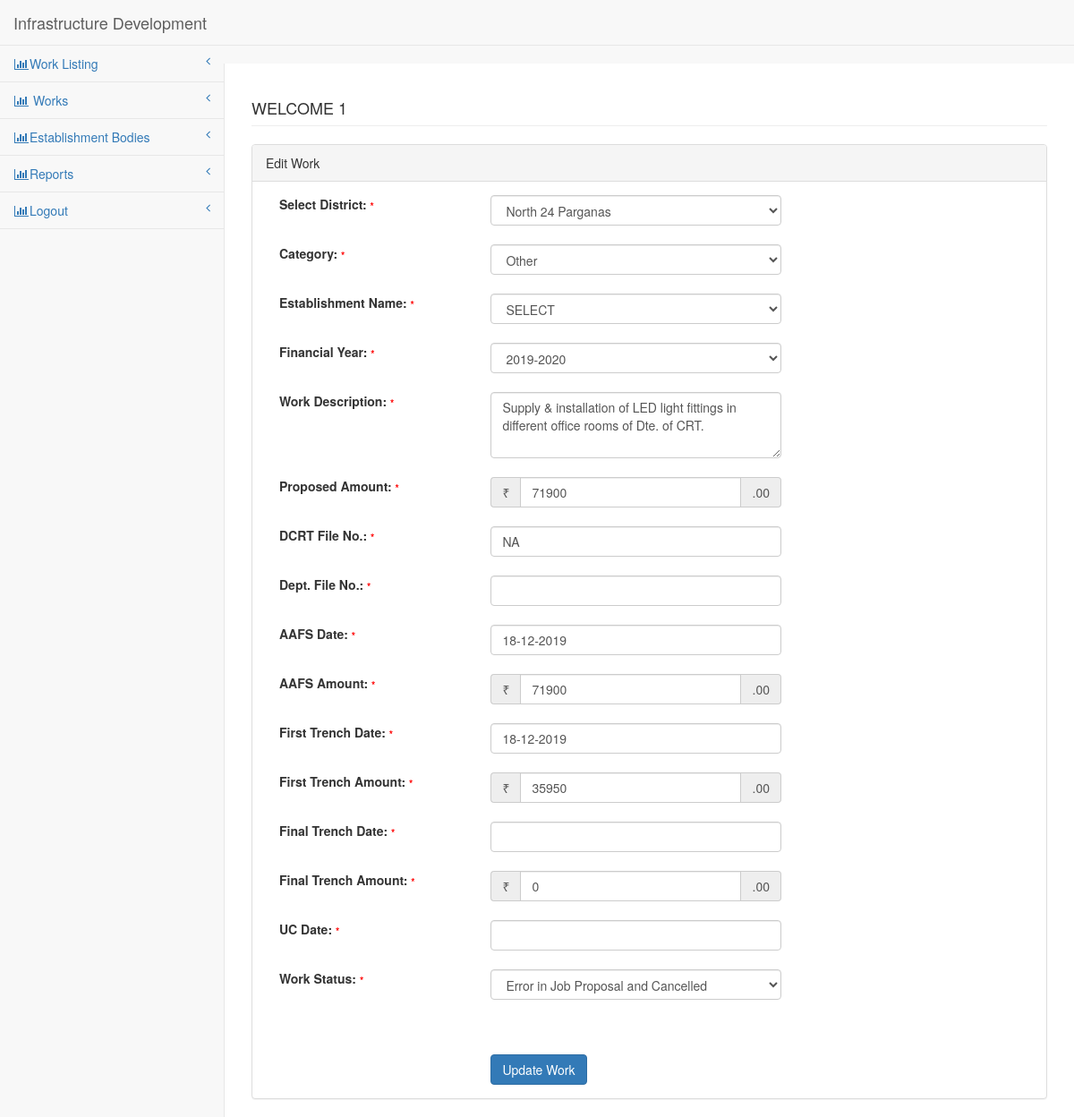
The page /pages/edit-work.php?jid=job_10 (signed in) on the database its author committed.
### tables this page shows
CREATE TABLE `other_est_details` (
  `est_id` varchar(8) NOT NULL,
  `district` varchar(25) NOT NULL,
  `est_name` varchar(255) NOT NULL
);

CREATE TABLE `dcpu_details` (
  `dcpu_id` varchar(8) NOT NULL,
  `district` varchar(25) NOT NULL,
  `dcpu_name` varchar(25) NOT NULL
);

CREATE TABLE `est_fund_details` (
  `job_id` varchar(17) NOT NULL,
  `est_id` varchar(15) NOT NULL,
  `category` varchar(10) NOT NULL,
  `fin_year` varchar(9) DEFAULT NULL,
  `work_desc` varchar(255) NOT NULL,
  `prop_amnt` double DEFAULT NULL,
  `dcrt_file_no` varchar(25) DEFAULT NULL,
  `dept_file_no` varchar(25) DEFAULT NULL,
  `aafs_date` date DEFAULT NULL,
  `aafs_amnt` double DEFAULT NULL,
  `first_trench_dt` date DEFAULT NULL,
  `first_trench_amnt` double DEFAULT NULL,
  `final_trench_dt` date DEFAULT NULL,
  `final_trench_amnt` double DEFAULT NULL,
  `uc_date` date DEFAULT NULL,
  `work_status_id` varchar(15) NOT NULL
);

CREATE TABLE `work_status` (
  `work_id` varchar(15) NOT NULL,
  `work_status` varchar(255) NOT NULL
);

### config/DbFunction.php (called while the page is built, shortened)
<?php
class DbFunction{
	function get_est_details($est_id, $cat) {
		$db = Database::getInstance();
		$mysqli = $db->getConnection();
		switch ($cat) {
			case "other":
				$table = "other_est_details";
				$id = "est";
				break;
		}
		$query = "SELECT * FROM " . $table . " WHERE ".$id."_id='{$est_id}'";
		$stmt= $mysqli->query($query);
		return $stmt;
	}
	function get_districts() {
		$db = Database::getInstance();
		$mysqli = $db->getConnection();
		$query = "SELECT district FROM dcpu_details ORDER BY district ASC";
		$stmt= $mysqli->query($query);
		return $stmt;
	}
	function get_wrkstatuses() {
		$db = Database::getInstance();
		$mysqli = $db->getConnection();
		$query = "SELECT * FROM work_status ORDER BY work_id ASC";
		$stmt= $mysqli->query($query);
		return $stmt;
	}
	function get_job_details($job_id) {
		$db = Database::getInstance();
		$mysqli = $db->getConnection();
		$query = "SELECT * FROM est_fund_details WHERE job_id = '".$job_id."'";
		$stmt = $mysqli->query($query);
		return $stmt;
	}
}
?>

### pages/edit-work.php (the view, shortened to what this page needs)
<?php
include('../config/DbFunction.php');
$obj=new DbFunction();
$job_id = $_GET["jid"];
$rs_job = $obj->get_job_details($job_id);
$res_job = $rs_job->fetch_object();
$rs_dist = $obj->get_districts();
$rs_e = $obj->get_est_details($res_job->est_id, $res_job->category);
$res_e = $rs_e->fetch_row();
$rs_sts = $obj->get_wrkstatuses();
?>
<!DOCTYPE html>
<html lang="en">
<head>
<link href="../bower_components/bootstrap/dist/css/bootstrap.min.css"
	rel="stylesheet">
<link href="../bower_components/metisMenu/dist/metisMenu.min.css"
	rel="stylesheet">
<link href="../dist/css/sb-admin-2.css" rel="stylesheet">
<link href="../bower_components/font-awesome/css/font-awesome.min.css" rel="stylesheet" type="text/css">
<link href="//code.jquery.com/ui/1.12.1/themes/base/jquery-ui.css" rel="stylesheet">
</head>
<body>
<form method="post" >
	<div id="wrapper">
		<?php include('leftbar.php')?>;
		<div id="page-wrapper">
			<div class="row">
				<div class="col-lg-12">
					<h4 class="page-header"> <?php echo strtoupper("welcome"." ".htmlentities($_SESSION['login']));?></h4>
				</div>
			</div>
			<div class="row">
				<div class="col-lg-12">
					<div class="panel panel-default">
						<div class="panel-heading">Edit Work</div>
						<div class="panel-body">
							<div class="row">
						 	<div class="col-lg-10">
								<div class="form-group">
									<div class="col-lg-4">
					 					<label>Select District: <span id="" style="font-size:11px;color:red">*</span></label>
									</div>
									<div class="col-lg-6">
										<select class="form-control" name="district" id="district" required >
											<?php while($res=$rs_dist->fetch_object()){	?>
                        					<option VALUE="<?php echo htmlentities($res->district);?>" <?php if($res->district == $res_e[1]) echo "selected" ?>><?php echo htmlentities($res->district)?></option>
											<?php }?>
										</select>
									</div>
								</div>
								<br><br>
								<div class="form-group">
									<div class="col-lg-4">
										<label>Category: <span id="" style="font-size:11px;color:red">*</span></label>
									</div>
									<div class="col-lg-6">
											<select class="form-control" name="category" id="category" onchange="getEstList()" required >
											<option VALUE="other">Other</option>
										</select>
									</div>
	 							</div>
								<br><br>
								<div class="form-group">
									<div class="col-lg-4">
										<label>Establishment Name: <span id="" style="font-size:11px;color:red">*</span></label>
									</div>
									<div class="col-lg-6">
										<select class="form-control" name="estname" id="estname" required >
											<option VALUE="">SELECT</option>
										</select>
									</div>
	 							</div>
								<br><br>
								<div class="form-group">
									<div class="col-lg-4">
										<label>Financial Year: <span id="" style="font-size:11px;color:red">*</span></label>
									</div>
									<div class="col-lg-6">
										<select class="form-control" name="finyear" id="finyear" required>
											<option VALUE="">SELECT</option>
										</select>
									</div>
	 							</div>
								<br><br>
								<div class="form-group">
									<div class="col-lg-4">
										<label>Work Description: <span id="" style="font-size:11px;color:red">*</span></label>
									</div>
									<div class="col-lg-6">
										<textarea class="form-control" rows="3" name="wrkdesc" id="wrkdesc" required><?php echo htmlentities($res_job->work_desc);?></textarea>
									</div>
	 							</div>
								<br><br>
								<br><br>
								<div class="form-group">
									<div class="col-lg-4">
										<label>Proposed Amount: <span id="" style="font-size:11px;color:red">*</span></label>
									</div>
									<div class="col-lg-6">
										<div class="form-group input-group">
											<span class="input-group-addon">₹</span>
											<input name="propamnt" id="propamnt" class="form-control" required value="<?php echo htmlentities($res_job->prop_amnt);?>" >
											<span class="input-group-addon">.00</span>
										</div>
									</div>
	 							</div>
								<br><br>
								<div class="form-group">
									<div class="col-lg-4">
										<label>DCRT File No.: <span id="" style="font-size:11px;color:red">*</span></label>
									</div>
									<div class="col-lg-6">
										<input class="form-control" name="dcrtno" id="dcrtno" required value="<?php echo htmlentities($res_job->dcrt_file_no);?>">
									</div>
	 							</div>
								<br><br>
								<div class="form-group">
									<div class="col-lg-4">
										<label>Dept. File No.: <span id="" style="font-size:11px;color:red">*</span></label>
									</div>
									<div class="col-lg-6">
										<input class="form-control" name="deptno" id="deptno" value="<?php echo htmlentities($res_job->dept_file_no);?>" >
									</div>
	 							</div>
								<br><br>
								<div class="form-group">
									<div class="col-lg-4">
										<label>AAFS Date: <span id="" style="font-size:11px;color:red">*</span></label>
									</div>
									<div class="col-lg-6">
										<input class="form-control" name="aafsdate" id="aafsdate" value="<?php echo ($res_job->aafs_date == NULL || $res_job->aafs_date == '') ? '' : htmlentities(date('d-m-Y', strtotime($res_job->aafs_date)));?>">
									</div>
								 </div>
								<br><br>
								<div class="form-group">
									<div class="col-lg-4">
										<label>AAFS Amount: <span id="" style="font-size:11px;color:red">*</span></label>
									</div>
									<div class="col-lg-6">
										<div class="form-group input-group">
											<span class="input-group-addon">₹</span>
											<input name="aafsamnt" id="aafsamnt" class="form-control" value="<?php echo htmlentities($res_job->aafs_amnt);?>" >
											<span class="input-group-addon">.00</span>
										</div>
									</div>
								 </div>
								<br><br>
								<div class="form-group">
									<div class="col-lg-4">
										<label>First Trench Date: <span id="" style="font-size:11px;color:red">*</span></label>
									</div>
									<div class="col-lg-6">
										<input class="form-control" name="ftrdate" id="ftrdate" value="<?php echo ($res_job->first_trench_dt==''|| $res_job->first_trench_dt==NULL) ? '' : htmlentities(date('d-m-Y', strtotime($res_job->first_trench_dt)));?>" >
									</div>
								 </div>
								<br><br>
								<div class="form-group">
									<div class="col-lg-4">
										<label>First Trench Amount: <span id="" style="font-size:11px;color:red">*</span></label>
									</div>
									<div class="col-lg-6">
										<div class="form-group input-group">
											<span class="input-group-addon">₹</span>
											<input name="ftramnt" id="ftramnt" class="form-control" value="<?php echo htmlentities($res_job->first_trench_amnt);?>" >
											<span class="input-group-addon">.00</span>
										</div>
									</div>
	 							</div>
								<br><br>
								<div class="form-group">
									<div class="col-lg-4">
										<label>Final Trench Date: <span id="" style="font-size:11px;color:red">*</span></label>
									</div>
									<div class="col-lg-6">
										<input class="form-control" name="fntrdate" id="fntrdate" value="<?php echo ($res_job->final_trench_dt == NULL || $res_job->final_trench_dt='') ? '' : htmlentities(date('d-m-Y', strtotime($res_job->final_trench_dt)));?>">
									</div>
								 </div>
								<br><br>
								<div class="form-group">
									<div class="col-lg-4">
										<label>Final Trench Amount: <span id="" style="font-size:11px;color:red">*</span></label>
									</div>
									<div class="col-lg-6">
										<div class="form-group input-group">
											<span class="input-group-addon">₹</span>
											<input name="fntramnt" id="fntramnt" class="form-control" value="<?php echo htmlentities($res_job->final_trench_amnt);?>">
											<span class="input-group-addon">.00</span>
										</div>
									</div>
	 							</div>
								<br><br>
								<div class="form-group">
									<div class="col-lg-4">
										<label>UC Date: <span id="" style="font-size:11px;color:red">*</span></label>
									</div>
									<div class="col-lg-6">
										<input class="form-control" name="ucdate" id="ucdate" value="<?php echo ($res_job->uc_date == NULL || $res_job->uc_date == '') ? '' : htmlentities(date('d-m-Y', strtotime($res_job->uc_date)));?>">
									</div>
								 </div>
								<br><br>
								<div class="form-group">
									<div class="col-lg-4">
										<label>Work Status: <span id="" style="font-size:11px;color:red">*</span></label>
									</div>
									<div class="col-lg-6">
										<select class="form-control" name="wrkstatus" id="wrkstatus" required="required">
											<?php while($res=$rs_sts->fetch_object()){?>
                        					<option VALUE="<?php echo htmlentities($res->work_id);?>" <?php if($res->work_id == $res_job->work_status_id) echo "selected"?>><?php echo htmlentities($res->work_status);?></option>
											<?php }?>
										</select>
									</div>
	 							</div>
								<br><br>
								<div class="form-group">
									<div class="col-lg-4">
									</div>
									<div class="col-lg-6"><br><br>
										<input type="submit" class="btn btn-primary" name="submit" value="Update Work"></button>
									</div>
								</div>
							</div>
						</div>
					</div>
				</div>
			</div>
		</div>
	</div>
</form>
</body>
</html>

### rows shown on the page
other_est_details: district "North 24 Parganas"
est_fund_details: wrkdesc "Supply & installation of LED light fittings in different office rooms of Dte. of CRT.", propamnt "71900", dcrtno "NA", aafsdate "18-12-2019", aafsamnt "71900", ftrdate "18-12-2019", ftramnt "35950", fntramnt "0", wrkstatus "Error in Job Proposal and Cancelled"
